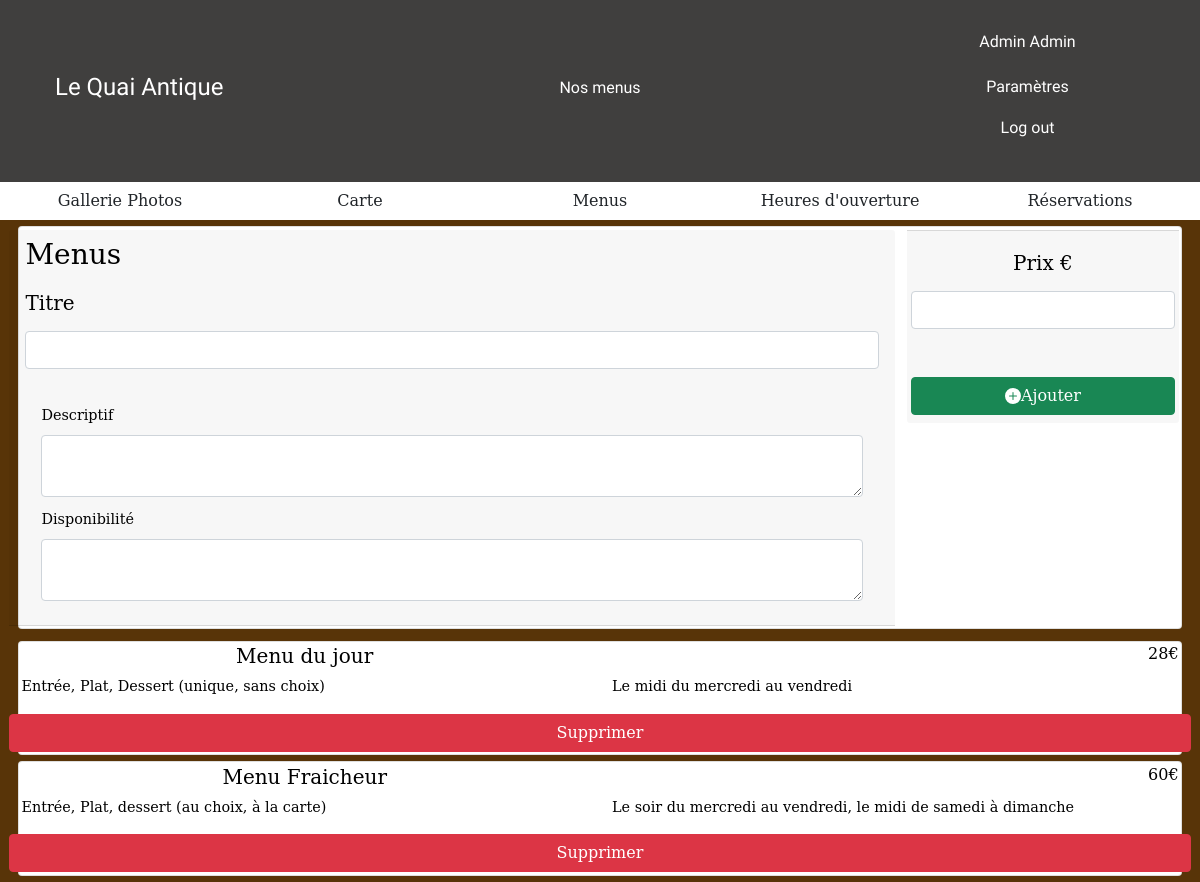
Screenshot of /admin/pages/menusParam.php (signed in) with the database file from the repository.
### tables this page shows
CREATE TABLE `menus` (
  `id` int(11) NOT NULL,
  `title` varchar(50) NOT NULL,
  `description` varchar(250) NOT NULL,
  `availability` varchar(150) NOT NULL,
  `price` char(3) NOT NULL
);

### admin/includes/logicAdmin.php (called while the page is built, shortened)
<?php
require '../../public/src/models/MenuManager.php';
include '../../db/confDB.php';
try{
    $pdo = new PDO("mysql:host=$HOST;dbname=$DB", $USER, $PWD);
    $menuManager = new MenuManager($pdo);
    $menus = $menuManager->getMenus();
} catch (PDOException $e) {
    file_put_contents('dblogs.log', $e->getMessage().PHP_EOL, FILE_APPEND);
    echo "<script>alert('Une erreur s\'est produite. Contactez l\'administrateur')</script>";
}

### public/src/models/MenuManager.php (called while the page is built, shortened)
<?php
class MenuManager
{
    public function __construct(PDO $pdo)
    {
        $this->pdo = $pdo;
    }
    public function getMenus()
    {
        $statement = $this->pdo->prepare('SELECT * FROM menus');
        $statement->setFetchMode(PDO::FETCH_CLASS, 'Menu');
        $statement->execute();
        return $statement->fetchAll();
    }
}

### admin/includes/menusView.php (the view)
<div class="card">
    <div class="row">
        <h5 class="col"><?=$menu->title?></h5>
        <h6 class="col price"><?=$menu->price?>€</h6>
    </div>
    <div class="row">
        <p class="col"><?=$menu->description?></p>
        <p class="col"><?=$menu->availability?></p>
        <a href="?id=<?=$menu->id?>" class="btn btn-danger">Supprimer</a>
    </div>
</div>

### admin/pages/menusParam.php (shortened to what this page needs)
<?php
include '../includes/logicAdmin.php';
?>
<!DOCTYPE html>
<html lang="fr" xmlns="http://www.w3.org/1999/html">
<head>
    <link href="https://cdn.jsdelivr.net/npm/bootstrap@5.0.2/dist/css/bootstrap.min.css" rel="stylesheet"
>
    <link rel="stylesheet" href="../css/style.css">
</head>
<?php
include '../../commonFiles/includes/header.php';
include '../includes/headerParam.php'
?>
<body>
<div class="container-fluid" id="form-menus">
    <div class="row">
        <div class="col">
            <div class="card">
                <form class="row" method="post" action="#">
                    <div class="col-md-9 card-header">
                        <div class="card-title">
                            <h3>Menus</h3>
                            <label class="form-label" for="title"><h5>Titre</h5></label>
                            <input class="form-control" type="text" name="title" id="title">
                        </div>
                        <div class="card-body">
                            <label class="form-label" for="description">Descriptif</label>
                            <textarea class="form-control" type="text" name="description" id="description"></textarea>
                            <label class="form-label" for="availability">Disponibilité</label>
                            <textarea class="form-control" type="text" name="availability" id="availability"></textarea>
                        </div>
                    </div>
                    <div class="col-md-3 justify-content-between">
                        <div class="card-footer">
                            <div class="row">
                                <label class="form-label" for="price"><h5>Prix €</h5></label>
                                <input class="form-control d-inline-block" type="text" name="price" id="price">
                            </div>
                            <div class="row mt-5">
                                <button class="btn btn-success" type="submit" id="addMeal">
                                    <svg xmlns="http://www.w3.org/2000/svg" width="16" height="16" fill="currentColor" class="bi bi-plus-circle-fill" viewBox="0 0 16 16">
                                        <path d="M16 8A8 8 0 1 1 0 8a8 8 0 0 1 16 0zM8.5 4.5a.5.5 0 0 0-1 0v3h-3a.5.5 0 0 0 0 1h3v3a.5.5 0 0 0 1 0v-3h3a.5.5 0 0 0 0-1h-3v-3z"/>
                                    </svg>Ajouter</button>
                            </div>
                        </div>
                    </div>
                </form>
            </div>
        </div>
    </div>
</div>
<div class="container-fluid" id="display-menus">
    <?php
    foreach ($menus as $menu) {
        include '../includes/menusView.php';
    }
    ?>
</div>
</body>

### admin/css/style.css (style rules this page uses)
body { background-color: #583408; color: #ffffff; font-family: "DejaVu Serif", serif; font-size: 1.8vh; }
.price { text-align: end; }
.form-label { text-align: center; align-items: center; padding-top: 1vw; }
.card { color: #000000; margin: 0.5vw; padding: 0.2vw; }
td, th, h5 { text-align: center; }

### rows the page displays
menus: title "Menu du jour", price "28", description "Entrée, Plat, Dessert (unique, sans choix)", availability "Le midi du mercredi au vendredi"
menus: title "Menu Fraicheur", price "60", description "Entrée, Plat, dessert (au choix, à la carte)", availability "Le soir du mercredi au vendredi, le midi de samedi à dimanche"

### other values shown
$_SESSION['firstname'] "Admin"
$_SESSION['lastname'] "Admin"
